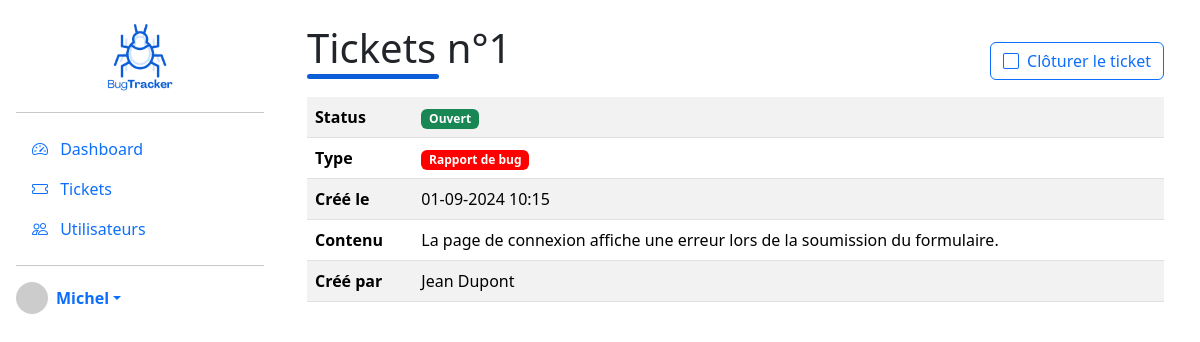
The page /admin/ticket/show?id=1 (signed in) on the database its author committed.
### tables this page shows
CREATE TABLE IF NOT EXISTS `ticket` (
  `id` int NOT NULL AUTO_INCREMENT,
  `title` varchar(150) DEFAULT NULL,
  `content` text,
  `createdat` datetime DEFAULT NULL,
  `openedat` datetime DEFAULT NULL,
  `closedat` datetime DEFAULT NULL,
  `type_id` int DEFAULT NULL,
  `user_id` int NOT NULL,
  PRIMARY KEY (`id`),
  KEY `type_id` (`type_id`),
  KEY `user_id` (`user_id`)
);

CREATE TABLE IF NOT EXISTS `type` (
  `id` int NOT NULL AUTO_INCREMENT,
  `label` varchar(50) NOT NULL,
  `color` varchar(7) DEFAULT NULL,
  PRIMARY KEY (`id`)
);

### src/Controller/Admin/TicketController.php (called while the page is built, shortened)
<?php
class TicketController extends AbstractController
{
    private TicketRepository $ticketRepository;
    public function __construct()
    {
        $this->ticketRepository = new TicketRepository();
    }
    public function show()
    {
        try {
            $ticket = $this->ticketRepository->find($_GET['id']);
            if(!$ticket->getClosedat())
                $this->ticketRepository->open($ticket->getId());
            return $this->render('admin/ticket/show.html.php', [
                'ticket' => $ticket
            ]);
        }
        catch (\Exception $e)
        {
            return $this->render('shared/error.html.php', [
                'message' => $e->getMessage()
            ]);
        }
    }
}

### public/index.php (called while the page is built, shortened)
<?php
require '../config/bootstrap.php';
$kernel = new Mns\Buggy\Core\Kernel(
    new Mns\Buggy\Core\Router($routes)
);
$kernel->run();

### core/MySqlConnector.php (called while the page is built, shortened)
<?php
class MySqlConnector {
    private static $instance = null;
    private $pdo;
    public static function getInstance() {
        if (self::$instance === null) {
            self::$instance = new self();
        }
        return self::$instance;
    }
    private function connect() {
        $host = $_ENV['DB_HOST'];
        $port = $_ENV['DB_PORT'];
        $dbname = $_ENV['DB_DATABASE'];
        $username = $_ENV['DB_USERNAME'];
        $password = $_ENV['DB_PASSWORD'];
        $dsn = "mysql:host=$host;port=$port;dbname=$dbname;charset=utf8mb4";
        try {
            $this->pdo = new \PDO($dsn, $username, $password, [
                \PDO::ATTR_ERRMODE => \PDO::ERRMODE_EXCEPTION,
                \PDO::ATTR_DEFAULT_FETCH_MODE => \PDO::FETCH_ASSOC,
            ]);
        } catch (\PDOException $e) {
            throw new \Exception("Connection failed: " . $e->getMessage());
        }
    }
    public function getConnection() {
        return $this->pdo;
    }
}

### core/AbstractRepository.php (called while the page is built, shortened)
<?php
abstract class AbstractRepository
{
    public function getConnection() {
        return MySqlConnector::getInstance()->getConnection();
    }
}

### src/Repository/TicketRepository.php (called while the page is built, shortened)
<?php
class TicketRepository extends AbstractRepository
{
    private function _getBaseQuery()
    {
        return
        "SELECT t.id, t.title, t.content, CONCAT(mns_user.firstname,' ',mns_user.lastname) as createdby, t.createdat, t.openedat, t.closedat, type.label as type, type.color as color
        FROM ticket t
        JOIN mns_user ON mns_user.id = t.user_id
        JOIN type ON type.id = t.type_id ";
    }
    public function find(int $id)
    {
        $ticket = $this->getConnection()->query($this->_getBaseQuery() . "WHERE t.id = $id")->fetch();
        return EntityMapper::map(Ticket::class, $ticket);
    }
}

### src/Entity/AbstractEntity.php (called while the page is built, shortened)
<?php
abstract class AbstractEntity
{
    protected $id;
    public function getId(): ?int
    {
        return $this->id;
    }
    public function setId(int $id): void
    {
        $this->id = $id;
    }
    public static function hydrate(array $data): self
    {
        $entity = new static();
        foreach ($data as $key => $value) {
            $method = 'set' . ucfirst($key);
            if (method_exists($entity, $method)) {
                $entity->$method($value);
            }
        }
        return $entity;
    }
}

### src/Entity/Ticket.php (called while the page is built, shortened)
<?php
class Ticket extends AbstractEntity implements \JsonSerializable
{
    private string $content;
    private \DateTime $createdat;
    private ?\DateTime $openedat;
    private ?\DateTime $closedat;
    private string $type;
    private string $color;
    private string $createdby;
    public function setTitle(string $title): self
    {
        return $this;
    }
    public function getContent(): string
    {
        return $this->content;
    }
    public function setContent(string $content): self
    {
        $this->content = $content;
        return $this;
    }
    public function getCreatedat(): \DateTime
    {
        return $this->createdat;
    }
    public function setCreatedat(?string $createdat): self
    {
        $this->createdat = new \DateTime($createdat);
        return $this;
    }
    public function getType(): string
    {
        return $this->type;
    }
    public function setType(string $type): self
    {
        $this->type = $type;
        return $this;
    }
    public function getCreatedby(): string
    {
        return $this->createdby;
    }
    public function setCreatedby(string $createdby): self
    {
        $this->createdby = $createdby;
        return $this;
    }
    public function getOpenedat(): ?\DateTime
    {
        return $this->openedat;
    }
    public function setOpenedat(?string $openedat): self
    {
        $this->openedat = $openedat ? new \DateTime($openedat) : null;
        return $this;
    }
    public function getClosedat(): ?\DateTime
    {
        return $this->closedat;
    }
    public function setClosedat(?string $closedat): self
    {
        $this->closedat = $closedat ? new \DateTime($closedat) : null;
        return $this;
    }
    public function getColor(): string
    {
        return $this->color;
    }
    public function setColor(string $color): self
    {
        $this->color = $color;
        return $this;
    }
}

### src/Utils/EntityMapper.php (called while the page is built, shortened)
<?php
final class EntityMapper {
    public static function map(string $className, array $data)
    {
        return !empty($data) ? $className::hydrate($data) : null;
    }
}

### templates/admin/ticket/show.html.php (the view, shortened to what this page needs)
<div class="container">
    <div class="row align-items-center">
        <div class="col">
            <h1>Tickets n°<?= $ticket->getId() ?></h1>
        </div>
        <div class="col-auto">
            <?php if($ticket->getClosedat()): ?>
                <a href="#" class="btn btn-secondary disabled"><i class="bi bi-check-square me-2"></i>Ticket fermé</a>
            <?php else: ?>
                <a href="/admin/ticket/close?id=<?= $ticket->getId() ?>" class="btn btn-outline-primary"><i class="bi bi-square me-2"></i>Clôturer le ticket</a>
            <?php endif; ?>
        </div>
    </div>
    <div class="row">
        <div class="col-12">
            <table class="table table-striped">
                <tr>
                    <th>Status</th>
                    <td>
                        <?php if($ticket->getClosedat()): ?>
                        <span class="badge bg-secondary">Fermé</span>
                        <?php elseif($ticket->getOpenedat()): ?>
                        <span class="badge bg-success">Ouvert</span>
                        <?php else: ?>
                        <span class="badge bg-info">Nouveau</span>
                        <?php endif; ?>
                    </td>
                </tr>
                <tr>
                    <th>Type</th>
                    <td><span class="badge badge-pill" style="background-color: <?= $ticket->getColor() ?>;"><?= $ticket->getType() ?></span></td>
                </tr>
                <tr>
                    <th>Créé le</th>
                    <td><?= $ticket->getCreatedat()->format('d-m-Y h:i') ?></td>
                </tr>
                <tr>
                    <th>Contenu</th>
                    <td><?= $ticket->getContent() ?></td>
                </tr>
                <tr>
                    <th>Créé par</th>
                    <td><?= $ticket->getCreatedby() ?></td>
                </tr>
            </table>
        </div>
    </div>
</div>

### public/css/app.css (style rules this page uses)
:root { --primary-color: #0b5ed7; }
h1 { padding-bottom: 5px; position: relative; margin-bottom: 20px; }
h1::before { content: ""; display: inline-block; height: 5px; width: 20%; background-color: var(--primary-color); position: absolute; left: 0; bottom: -2px; border-radius: 3px; -webkit-border-radius: 3px; -moz-border-radius: 3px; -ms-border-radius: 3px; -o-border-radius: 3px; }

### rows shown on the page
ticket: id "1", type.label "Rapport de bug", createdat "01-09-2024 10:15", content "La page de connexion affiche une erreur lors de la soumission du formulaire."

### other values the page prints
$_SESSION['user']['username'] "Michel"
$ticket->getCreatedby() "Jean Dupont"
